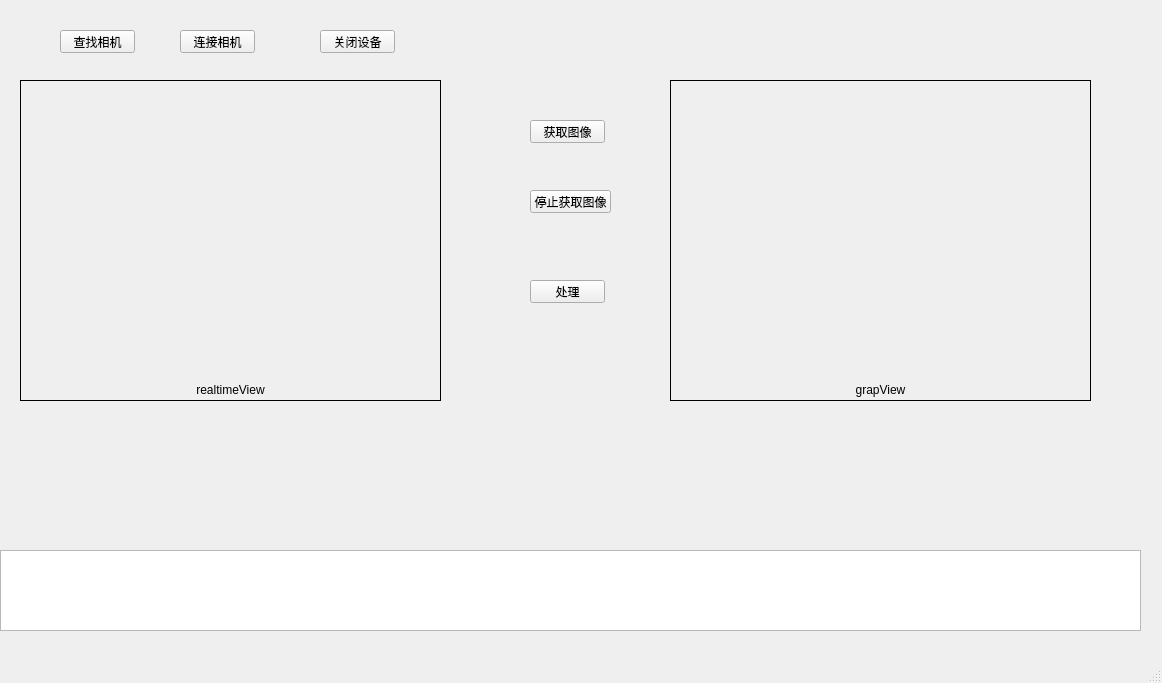
<?xml version="1.0" encoding="UTF-8"?>
<ui version="4.0">
 <class>MainWindow</class>
 <widget class="QMainWindow" name="MainWindow">
  <property name="geometry">
   <rect>
    <x>0</x>
    <y>0</y>
    <width>1162</width>
    <height>683</height>
   </rect>
  </property>
  <property name="windowTitle">
   <string>MainWindow</string>
  </property>
  <widget class="QWidget" name="centralwidget">
   <widget class="QPushButton" name="btn_findCamera">
    <property name="geometry">
     <rect>
      <x>60</x>
      <y>30</y>
      <width>75</width>
      <height>23</height>
     </rect>
    </property>
    <property name="text">
     <string>查找相机</string>
    </property>
   </widget>
   <widget class="QPushButton" name="btn_connectCamera">
    <property name="geometry">
     <rect>
      <x>180</x>
      <y>30</y>
      <width>75</width>
      <height>23</height>
     </rect>
    </property>
    <property name="text">
     <string>连接相机</string>
    </property>
   </widget>
   <widget class="QLabel" name="lb_realtimeView">
    <property name="geometry">
     <rect>
      <x>20</x>
      <y>80</y>
      <width>421</width>
      <height>321</height>
     </rect>
    </property>
    <property name="frameShape">
     <enum>QFrame::Box</enum>
    </property>
    <property name="text">
     <string>realtimeView</string>
    </property>
    <property name="textFormat">
     <enum>Qt::AutoText</enum>
    </property>
    <property name="scaledContents">
     <bool>false</bool>
    </property>
    <property name="alignment">
     <set>Qt::AlignBottom|Qt::AlignHCenter</set>
    </property>
    <property name="wordWrap">
     <bool>false</bool>
    </property>
    <property name="margin">
     <number>0</number>
    </property>
    <property name="indent">
     <number>-1</number>
    </property>
    <property name="buddy">
     <cstring></cstring>
    </property>
   </widget>
   <widget class="QPushButton" name="btn_grap">
    <property name="geometry">
     <rect>
      <x>530</x>
      <y>120</y>
      <width>75</width>
      <height>23</height>
     </rect>
    </property>
    <property name="text">
     <string>获取图像</string>
    </property>
   </widget>
   <widget class="QLabel" name="lb_grapView">
    <property name="geometry">
     <rect>
      <x>670</x>
      <y>80</y>
      <width>421</width>
      <height>321</height>
     </rect>
    </property>
    <property name="frameShape">
     <enum>QFrame::Box</enum>
    </property>
    <property name="text">
     <string>grapView</string>
    </property>
    <property name="textFormat">
     <enum>Qt::AutoText</enum>
    </property>
    <property name="scaledContents">
     <bool>false</bool>
    </property>
    <property name="alignment">
     <set>Qt::AlignBottom|Qt::AlignHCenter</set>
    </property>
    <property name="wordWrap">
     <bool>false</bool>
    </property>
    <property name="margin">
     <number>0</number>
    </property>
    <property name="indent">
     <number>-1</number>
    </property>
    <property name="buddy">
     <cstring></cstring>
    </property>
   </widget>
   <widget class="QPushButton" name="btn_op">
    <property name="geometry">
     <rect>
      <x>530</x>
      <y>280</y>
      <width>75</width>
      <height>23</height>
     </rect>
    </property>
    <property name="text">
     <string>处理</string>
    </property>
   </widget>
   <widget class="QListWidget" name="list_cameraInfo">
    <property name="geometry">
     <rect>
      <x>0</x>
      <y>550</y>
      <width>1141</width>
      <height>81</height>
     </rect>
    </property>
   </widget>
   <widget class="QPushButton" name="btn_closeDevice">
    <property name="geometry">
     <rect>
      <x>320</x>
      <y>30</y>
      <width>75</width>
      <height>23</height>
     </rect>
    </property>
    <property name="text">
     <string>关闭设备</string>
    </property>
   </widget>
   <widget class="QPushButton" name="btn_stopGrapImage">
    <property name="geometry">
     <rect>
      <x>530</x>
      <y>190</y>
      <width>81</width>
      <height>23</height>
     </rect>
    </property>
    <property name="text">
     <string>停止获取图像</string>
    </property>
   </widget>
  </widget>
  <widget class="QMenuBar" name="menubar">
   <property name="geometry">
    <rect>
     <x>0</x>
     <y>0</y>
     <width>1162</width>
     <height>23</height>
    </rect>
   </property>
  </widget>
  <widget class="QStatusBar" name="statusbar"/>
 </widget>
 <resources/>
 <connections/>
</ui>
